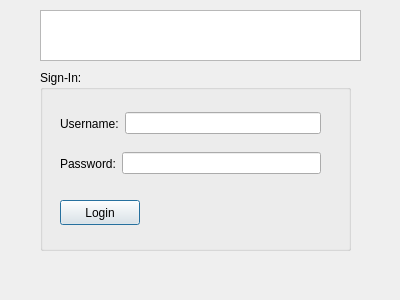
<?xml version="1.0" encoding="UTF-8"?>
<ui version="4.0">
 <class>login</class>
 <widget class="QDialog" name="login">
  <property name="geometry">
   <rect>
    <x>0</x>
    <y>0</y>
    <width>400</width>
    <height>300</height>
   </rect>
  </property>
  <property name="windowTitle">
   <string>Dialog</string>
  </property>
  <widget class="QGraphicsView" name="Logo">
   <property name="geometry">
    <rect>
     <x>40</x>
     <y>10</y>
     <width>321</width>
     <height>51</height>
    </rect>
   </property>
  </widget>
  <widget class="QGroupBox" name="groupBox">
   <property name="geometry">
    <rect>
     <x>40</x>
     <y>70</y>
     <width>311</width>
     <height>181</height>
    </rect>
   </property>
   <property name="title">
    <string>Sign-In:</string>
   </property>
   <widget class="QPushButton" name="pushButton_Login">
    <property name="geometry">
     <rect>
      <x>20</x>
      <y>130</y>
      <width>80</width>
      <height>25</height>
     </rect>
    </property>
    <property name="text">
     <string>Login</string>
    </property>
   </widget>
   <widget class="QWidget" name="">
    <property name="geometry">
     <rect>
      <x>20</x>
      <y>40</y>
      <width>261</width>
      <height>27</height>
     </rect>
    </property>
    <layout class="QHBoxLayout" name="horizontalLayout">
     <item>
      <widget class="QLabel" name="label">
       <property name="text">
        <string>Username:</string>
       </property>
      </widget>
     </item>
     <item>
      <widget class="QLineEdit" name="lineEdit_Username"/>
     </item>
    </layout>
   </widget>
   <widget class="QWidget" name="">
    <property name="geometry">
     <rect>
      <x>20</x>
      <y>80</y>
      <width>261</width>
      <height>27</height>
     </rect>
    </property>
    <layout class="QHBoxLayout" name="horizontalLayout_2">
     <item>
      <widget class="QLabel" name="label_2">
       <property name="text">
        <string>Password:</string>
       </property>
      </widget>
     </item>
     <item>
      <widget class="QLineEdit" name="lineEdit_Password"/>
     </item>
    </layout>
   </widget>
  </widget>
 </widget>
 <resources/>
 <connections/>
</ui>
